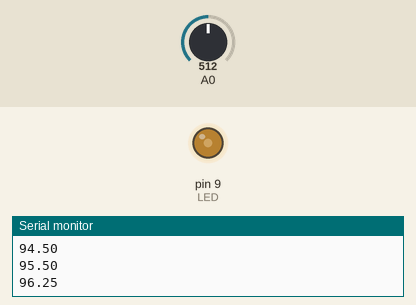
The sketch below on a simulated Arduino Uno, built with avr-gcc and run on an emulated ATmega328P. Shown: output pins drawn as LEDs (lit = HIGH), the last lines printed to the serial monitor. The inputs (shaded band) are chosen by the test bench; at power-on: A0 = 512.

Above: at 1.2 s.
1.3 s: A0 set to 716
At 2.0 s:
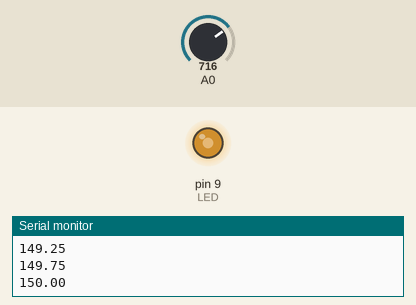
4.3 s: A0 set to 900
At 6.2 s:
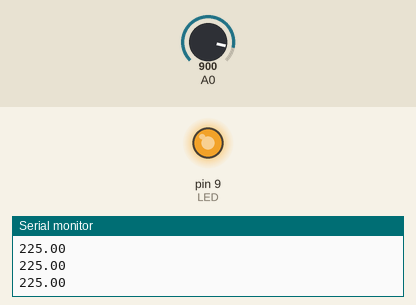
7.3 s: A0 set to 1023
At 9.8 s:
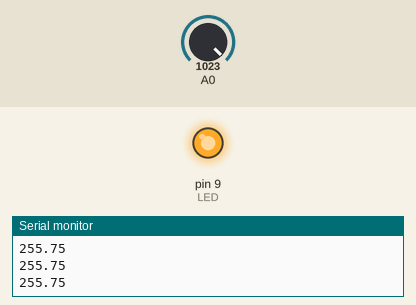
Timing chart, 0 to 11.3 s (numbered marks = the images above; inputs shaded):
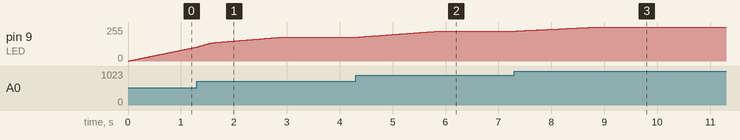

Measured:
- after the input at 4.3 s, pin 9 (LED): moves from 179/255 to 225/255 over 1.6 s, starting at once
- after the input at 7.3 s, pin 9 (LED): moves from 225/255 to 255/255 over 1.5 s, starting after 0.05 s

The sketch:

photo2_oct13_old.ino
```cpp
const int AVERAGE = 150;
const int LED = 9;
//const int XIN = 1;
//const int YIN = 2;
//int val = 0;
long val[AVERAGE]={};
long valsum = 0;
//long xinput = 0;
//long yinput = 0;
double valave = 0;
int count = 0;
//int state = 0;
//int LEDstate = 0;

void setup(){
  pinMode(LED,OUTPUT);    //13Pinを出力にする
  Serial.begin(9800);     //モニター出力
//  pinMode(BUTTON,INPUT);  //12Pinを入力にする
}
void loop(){
//  digitalWrite(LED,HIGH);
//  delay(1000);
//  digitalWrite(LED,LOW);
//  delay(1000);

    valsum = valsum - val[count];
    val[count] = analogRead(0);
    if(val[count] <= 400){
      val[count] = 0;
    }
    valsum = valsum + val[count];
    valave = valsum / AVERAGE;

    count++;
    if(count >= AVERAGE){
      count = 0;
    }

    analogWrite(LED,valave/4);
    delay(10);

//    xinput = analogRead(XIN);
//    yinput = analogRead(YIN);

    Serial.println(valave/4);
//    Serial.print(",");
//    Serial.print(xinput);
//    Serial.print(",");
//    Serial.println(yinput);
//    if( == HIGH){
//      digitalWrite(LED,HIGH);
//      delay(val);
//    }else{
//      digitalWrite(LED,LOW);
//      delay(val);
//    }
}
```
